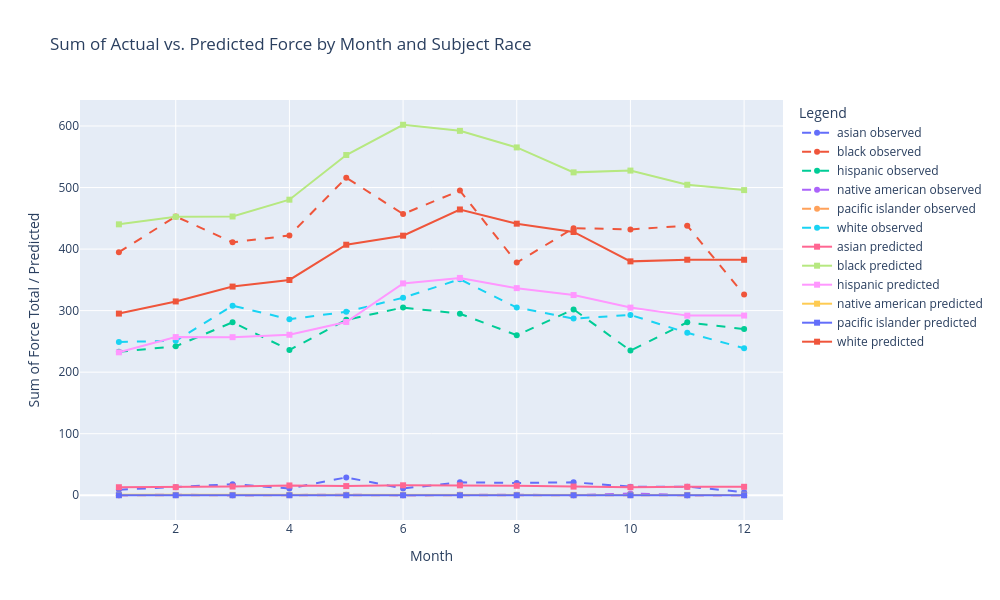

The notebook cell saved with this chart:
### Code cell
import plotly.graph_objects as go

# We'll plot the median predicted force by month, separate by race, and scatter actuals.
plot_monthly = plot_df.copy()
races = plot_monthly["subject_race"].unique()
months = sorted(plot_monthly["month"].unique())

fig = go.Figure()

# Plot actual observed values
for race in races:
    subset_obs = plot_monthly[plot_monthly["subject_race"] == race]
    obs_by_month = subset_obs.groupby("month")["force_total"].sum()
    fig.add_trace(go.Scatter(
        x=obs_by_month.index,
        y=obs_by_month.values,
        mode='lines+markers',
        name=f"{race} observed",
        marker_symbol='circle',
        line=dict(dash='dash')
    ))

# Plot predicted values
for race in races:
    subset_pred = plot_monthly[plot_monthly["subject_race"] == race]
    pred_by_month = subset_pred.groupby("month")["predicted"].sum()
    fig.add_trace(go.Scatter(
        x=pred_by_month.index,
        y=pred_by_month.values,
        mode='lines+markers',
        name=f"{race} predicted",
        marker_symbol='square',
        line=dict(dash='solid')
    ))

fig.update_layout(
    xaxis_title="Month",
    yaxis_title="Sum of Force Total / Predicted",
    title="Sum of Actual vs. Predicted Force by Month and Subject Race",
    legend_title="Legend",
    width=1000,
    height=600
)

fig.show()

### Figure 1 — Plotly figure (JSON) as saved in the notebook; plotly's stock layout.template omitted (floating-point values rounded to 4 significant figures)
{"data": [{"line": {"dash": "dash"}, "marker": {"symbol": "circle"}, "mode": "lines+markers", "name": "asian observed", "type": "scatter", "x": [1, 2, 3, 4, 5, 6, 7, 8, 9, 10, 11, 12], "y": [9, 13, 18, 11, 29, 11, 21, 20, 21, 14, 14, 5]}, {"line": {"dash": "dash"}, "marker": {"symbol": "circle"}, "mode": "lines+markers", "name": "black observed", "type": "scatter", "x": [1, 2, 3, 4, 5, 6, 7, 8, 9, 10, 11, 12], "y": [395, 453, 411, 422, 516, 457, 495, 378, 434, 432, 438, 326]}, {"line": {"dash": "dash"}, "marker": {"symbol": "circle"}, "mode": "lines+markers", "name": "hispanic observed", "type": "scatter", "x": [1, 2, 3, 4, 5, 6, 7, 8, 9, 10, 11, 12], "y": [233, 242, 281, 236, 285, 305, 295, 260, 302, 235, 281, 270]}, {"line": {"dash": "dash"}, "marker": {"symbol": "circle"}, "mode": "lines+markers", "name": "native american observed", "type": "scatter", "x": [1, 2, 3, 4, 5, 6, 7, 8, 9, 10, 11, 12], "y": [0, 1, 0, 1, 1, 0, 1, 1, 0, 3, 0, 0]}, {"line": {"dash": "dash"}, "marker": {"symbol": "circle"}, "mode": "lines+markers", "name": "pacific islander observed", "type": "scatter", "x": [1, 2, 3, 4, 5, 6, 7, 8, 9, 10, 11, 12], "y": [0, 0, 0, 0, 0, 0, 0, 0, 0, 0, 0, 0]}, {"line": {"dash": "dash"}, "marker": {"symbol": "circle"}, "mode": "lines+markers", "name": "white observed", "type": "scatter", "x": [1, 2, 3, 4, 5, 6, 7, 8, 9, 10, 11, 12], "y": [249, 251, 308, 286, 298, 321, 351, 305, 287, 293, 264, 239]}, {"line": {"dash": "solid"}, "marker": {"symbol": "square"}, "mode": "lines+markers", "name": "asian predicted", "type": "scatter", "x": [1, 2, 3, 4, 5, 6, 7, 8, 9, 10, 11, 12], "y": [13.03, 13.1, 14.2, 15.91, 14.89, 16.17, 16.13, 15.36, 14.11, 13.1, 13.75, 13.73]}, {"line": {"dash": "solid"}, "marker": {"symbol": "square"}, "mode": "lines+markers", "name": "black predicted", "type": "scatter", "x": [1, 2, 3, 4, 5, 6, 7, 8, 9, 10, 11, 12], "y": [440.2, 452.5, 452.9, 480.2, 552.8, 602.0, 592.1, 565.2, 524.6, 527.6, 504.6, 495.8]}, {"line": {"dash": "solid"}, "marker": {"symbol": "square"}, "mode": "lines+markers", "name": "hispanic predicted", "type": "scatter", "x": [1, 2, 3, 4, 5, 6, 7, 8, 9, 10, 11, 12], "y": [232.2, 257.0, 256.8, 260.8, 281.5, 344.2, 353.1, 336.5, 325.3, 304.9, 291.9, 292.0]}, {"line": {"dash": "solid"}, "marker": {"symbol": "square"}, "mode": "lines+markers", "name": "native american predicted", "type": "scatter", "x": [1, 2, 3, 4, 5, 6, 7, 8, 9, 10, 11, 12], "y": [0.6302, 0.6259, 0.6595, 0.6604, 0.666, 0.6655, 0.6529, 0.6214, 0.6287, 0.6267, 0.6117, 0.6083]}, {"line": {"dash": "solid"}, "marker": {"symbol": "square"}, "mode": "lines+markers", "name": "pacific islander predicted", "type": "scatter", "x": [1, 2, 3, 4, 5, 6, 7, 8, 9, 10, 11, 12], "y": [0.0178, 0.01817, 0.01889, 0.01921, 0.01885, 0.01911, 0.01839, 0.01841, 0.01762, 0.01751, 0.01772, 0.01747]}, {"line": {"dash": "solid"}, "marker": {"symbol": "square"}, "mode": "lines+markers", "name": "white predicted", "type": "scatter", "x": [1, 2, 3, 4, 5, 6, 7, 8, 9, 10, 11, 12], "y": [295.2, 314.9, 339.1, 349.8, 407.1, 421.8, 464.3, 441.3, 427.8, 380.0, 382.7, 382.6]}], "layout": {"height": 600, "legend": {"title": {"text": "Legend"}}, "title": {"text": "Sum of Actual vs. Predicted Force by Month and Subject Race"}, "width": 1000, "xaxis": {"title": {"text": "Month"}}, "yaxis": {"title": {"text": "Sum of Force Total / Predicted"}}}}
